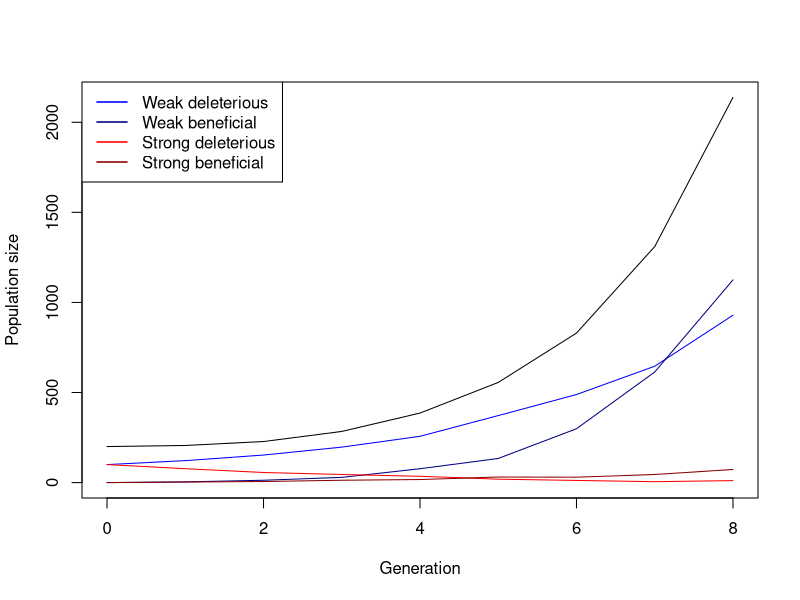

Here is the R script that generated this plot:
## ---- chunk 1
simulate_one_gen <- function(N_wd, N_wb, N_sd, N_sb, decay_rate_wm, decay_rate_sm, s_wm, s_sm, m_rate_wm, m_rate_sm) {
  
  # draw offspring according to Poisson distribution
  offsp_wd <- rpois(1, N_wd * (1-decay_rate_wm-s_wm))
  offsp_wb <- rpois(1, N_wb * (1-decay_rate_wm+s_wm))
  offsp_sd <- rpois(1, N_sd * (1-decay_rate_sm-s_sm))
  offsp_sb <- rpois(1, N_sb * (1-decay_rate_sm+s_sm))
  # draw new mutants according to Poisson distribution
  mut_wd_to_wb <- rpois(1, offsp_wd * m_rate_wm)
  mut_sd_to_sb <- rpois(1, offsp_sd * m_rate_sm)
  mut_wb_to_wd <- rpois(1, offsp_wb * m_rate_wm)
  mut_sb_to_sd <- rpois(1, offsp_sb * m_rate_sm)
  
  # determine new population sizes of wild type and mutant
  N_wd_new <- max(offsp_wd - mut_wd_to_wb, 0)+(offsp_wd + mut_wb_to_wd)
  N_wb_new <- max(offsp_wb - mut_wb_to_wd, 0)+(offsp_wb + mut_wd_to_wb)
  N_sd_new <- max(offsp_sd - mut_sd_to_sb, 0)+(offsp_sd + mut_sb_to_sd)
  N_sb_new <- max(offsp_sb - mut_sb_to_sd, 0)+(offsp_sb + mut_sd_to_sb)
  
 return(c(N_wd_new, N_wb_new, N_sd_new, N_sb_new))
}
# Test the function
print(simulate_one_gen(N_wd=50, N_wb=0, N_sd=50, N_sb=0, decay_rate_wm=0.1, decay_rate_sm=0.2, s_wm=0.2, s_sm=0.4, m_rate_wm=0.1, m_rate_sm=0.1))
## ---- chunk 2
max_gen=1000
simulate_pop <- function(init_wd, init_wb,  init_sd, init_sb, decay_rate_wm, decay_rate_sm, s_wm, s_sm, m_rate_wm, m_rate_sm, max_gen) {
  # Create the vector in which to save the results
  pop_vector <- c(init_wd,init_wb, init_sd, init_sb)
  # initiate the variables
  pop_new <- c(init_wd, init_wb, init_sd, init_sb)
  
  # run the simulation until generation t_max
  for (i in 1:(max_gen + 1)) {
    # redefine the current population one generation later
    pop_new <- simulate_one_gen(pop_new[1],pop_new[2],pop_new[3],pop_new[4], decay_rate_wm, decay_rate_sm, s_wm, s_sm, m_rate_wm, m_rate_sm)
    # add the new population sizes to the output vector
    pop_vector <- rbind(pop_vector,pop_new)
    # condition to stop the simulation before t_max: either the population exceeds 1.5 times the original population size, or it goes extinct
    if ((sum(pop_new) >= 10 * sum(c(init_wd, init_wb, init_sd, init_sb))) || sum(pop_new) == 0)
      break

}
  
  # define the row and column names of the output vector
  rownames(pop_vector) <- (0:max_gen)[1:length(pop_vector[,1])] # note that the vector has to be cut if the simulation stopped early
  colnames(pop_vector) <- c("wd","wb", "sd", "sb")
  # return the result
  return(pop_vector)	
}


# Test the function and plot the result
# set t_max to a value to be used througout
max_gen <- 1000
# create your simulation data
output <- simulate_pop(init_wd=100, init_wb=0,  init_sd=100, init_sb=0, decay_rate_wm=0.2, decay_rate_sm=0.4, s_wm=0.1, s_sm=0.2, m_rate_wm=0.1, m_rate_sm=0.1,max_gen)
# show the last few lines of the data table
print(tail(output))
# plot the output - note that the plot range and the x axis have to be adjusted based on the length of the table
# determine x axis range 
x_range <- 0:(length(output[,1])-1)
# this plots the total population size
plot(x_range,output[,1]+output[,2]+output[ ,3]+output[ ,4],type='l',ylim=c(0,max(output[,1]+output[,2]+output[ ,3]+output[ ,4])),xlab =  "Generation",ylab = "Population size")
# add number of wd individuals
lines(x_range,output[,1], col="blue")
# add number of wb individuals
lines(x_range,output[,2], col="navyblue")
# add number of sd individuals
lines(x_range,output[,3], col="red")
# add number of sb individuals
lines(x_range,output[,4], col="darkred")
# add legend
legend("topleft",
       legend=c("Weak deleterious","Weak beneficial","Strong deleterious","Strong beneficial"),
       col=c("blue","navyblue","red","darkred"), lty=1, lwd=1.5)
## ---- chunk 3
# set some parameters to fixed values
init_wd <- 50
init_wb <- 0
init_sd <- 50
init_sb <- 0
m_rate_wm <- 0.001
m_rate_sm <- 0.001
decay_rate_wm <- 0.1
decay_rate_sm <- 0.3
s_wm <- 0.2
s_sm <- 0.4
max_gen <- 1000
# determine how often to run the simulation for each set of parameters
no_replicates <- 100

# set parameters to vary
s_values_wm <- c(0.2,0.3,0.4)
s_values_sm <- c(0.3,0.4,0.5)
m_values_wm <- c(0.01,0.05,0.1)
m_values_sm <- c(0.1,0.15,0.2)

# initialize data table - where to collect the results
data_table <- c()
# run the simulation across all chosen parameters
# loop over decay rates
for(mval_wm in m_values_wm){
  for(mval_sm in m_values_sm){
  # loop over selection coefficients
    for(sval_wm in s_values_wm){
      for(sval_sm in s_values_sm){
    # different way of running many simulations: make replicates using "repeat" function with a        counter i
    # reset counter
      i<-1
      repeat {
      # increase counter by one
        i<-i+1
      # run the simulation once
        one_run <- simulate_pop(init_wd, init_wb, init_sd, init_sb,
                        decay_rate_wm, decay_rate_sm,
                        sval_wm, sval_sm, mval_wm, mval_sm, max_gen)
      # determine total population sizes
        total_size <- one_run[,1]+one_run[,2]+one_run[,3]+one_run[,4]
      # determine minimum population size
        min_size <- min(total_size)
      # determine (first) generation at which this population size occurred
        min_gen <- as.numeric(which(total_size==min_size)[1])
      # enter the data into the table
        data_table <- rbind(data_table,c(mval_wm,mval_sm,sval_wm,sval_sm,min_gen,min_size)) # note that we add the varying       parameters (decay rate and selection coefficient) to the table too
      # stop the repeated computation after no_replicates times
        if(i>no_replicates) break
    }
  }
  }
  }
}
# define column names of data table
colnames(data_table) <- c("m_rate_wm","m_rate_sm","s_wm","s_sm","min_gen","no_min")
# show the first lines of the output
print(head(data_table))
